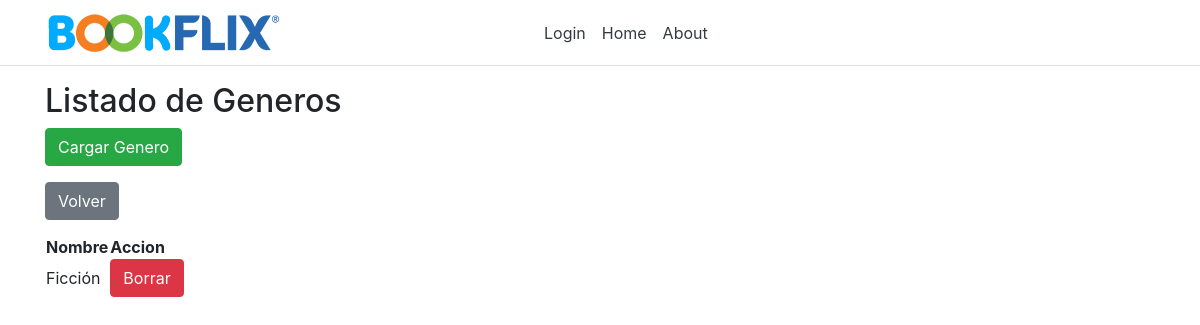
Before: /listGeneros/ (signed in) with the older database file.
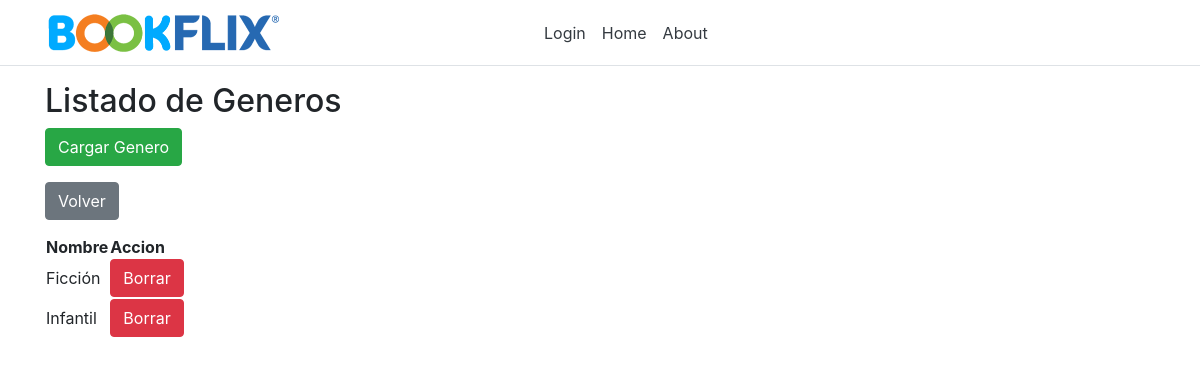
After: the same page with the newer database file.
### app/models.py (models this page shows, shortened)
class Genero(models.Model):
    id = models.AutoField(primary_key=True)
    nombre = models.CharField(max_length=50,unique=True)

### app/views.py (the view)
# urls.py: path('listGeneros/', views.listGeneros),
def listGeneros(request):
    generos = Genero.objects.all()
    return render(request, "admin/listOfGeneros.html", {'generos': generos})

### app/models.py (called while the page is built)
    @property
    def is_active(self):
        return self.active

    @property
    def is_superuser(self):
        return self.superuser

### app/templates/admin/listOfGeneros.html
{% extends 'default/layout.html' %}
{% block admin %}
<h2>Listado de Generos</h2>
<form method="get" action="/createGenero">
    <button class="btn btn-success" type="submit">Cargar Genero</button>
  </form>
  <form>
    <input class="btn btn-secondary" type="button" value="Volver" onclick="history.back()">
  </form>
<table>
    <thead>
        <tr>
            <th>Nombre</th>
            <th>Accion</th>
        </tr>
    </thead>
    <tbody>
        {% for genero in generos %}
        <tr>
            <td>{{ genero.nombre }}</td>
            <td><a class="btn btn-danger" role="button" href="/deleteGenero/{{ genero.id }}"
          onClick="return confirm('¿Seguro que quieres borrar a {{genero.nombre}}?');">
            Borrar</a></td>
        </tr>
        {% endfor %}
    </tbody>
</table>
{% endblock %}

Changed rows visible on the page:
added Genero: nombre "Infantil"
